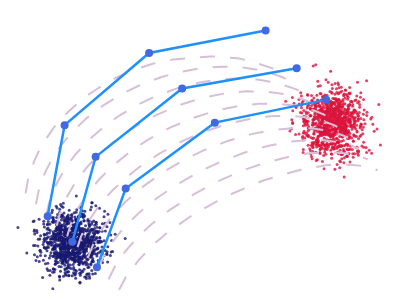

The notebook cell saved with this chart:
### Code cell
fig = go.Figure()
alpha_gt_points = 0.8
markersize_gt_points = 3
markersize_ODE = 8

D0_gt_samples = pi_0.sample([1000])
fig.add_trace(
    go.Scatter(
        x=D0_gt_samples[:, 0],
        y=D0_gt_samples[:, 1],
        mode="markers",
        name="initial noise",
        marker=dict(size=markersize_gt_points, opacity=alpha_gt_points, color="MidnightBlue"),
        showlegend=True,
        hovertemplate='(%{x:.3f}, %{y:.3f})<extra>%{fullData.name}</extra>'
    )
)
D1_gt_samples = pi_1.sample([1000])
fig.add_trace(
    go.Scatter(
        x=D1_gt_samples[:, 0],
        y=D1_gt_samples[:, 1],
        mode="markers",
        name="ground truth data",
        marker=dict(size=markersize_gt_points, opacity=alpha_gt_points, color="Crimson"),
        showlegend=True,
        hovertemplate='(%{x:.3f}, %{y:.3f})<extra>%{fullData.name}</extra>'
    )
)

# Plot GT ODE traj
gt_traj_list = [
    traj.detach().cpu().numpy() for traj in gt_traj
]
gt_traj_list = np.stack(gt_traj_list) # [timesteps, batch, 2]

all_line_x = []
all_line_y = []
for i in range(gt_traj_list.shape[1]):
    line_x = gt_traj_list[:, i, 0]
    line_y = gt_traj_list[:, i, 1]
    all_line_x.extend(line_x.tolist() + [np.nan])
    all_line_y.extend(line_y.tolist() + [np.nan])
fig.add_trace(
    go.Scatter(
        x=all_line_x,
        y=all_line_y,
        mode="lines",
        name=f"GT ODE traj",
        line=dict(dash="longdash", color="Thistle", width=2.), # dash: 'solid', 'dot', 'dash', 'longdash', 'dashdot', 'longdashdot'
        opacity=1.0,
        showlegend=True,
        # hovertemplate='(%{x:.3f}, %{y:.3f})<extra>%{fullData.name} traj</extra>'
        hoverinfo="skip",
    )
)


# Plot Euler traj, with dots at each discrete point, may add arrow
euler_traj_list = [
    traj.detach().cpu().numpy() for traj in euler_traj
]
euler_traj_list = np.stack(euler_traj_list) # [timesteps, batch, 2]

all_line_x = []
all_line_y = []
for i in range(euler_traj_list.shape[1]):
    line_x = euler_traj_list[:, i, 0]
    line_y = euler_traj_list[:, i, 1]
    all_line_x.extend(line_x.tolist() + [np.nan])
    all_line_y.extend(line_y.tolist() + [np.nan])
fig.add_trace(
    go.Scatter(
        x=all_line_x,
        y=all_line_y,
        mode="lines+markers",
        name=f"Euler sampler",
        line=dict(dash="solid", color="DodgerBlue", width=2.5), # dash: 'solid', 'dot', 'dash', 'longdash', 'dashdot', 'longdashdot'
        marker=dict(size=markersize_ODE, opacity=1.0, color="RoyalBlue"),
        showlegend=True,
        hovertemplate='(%{x:.3f}, %{y:.3f})<extra>%{fullData.name}</extra>',
        hoverinfo="skip",
    )
)

fig.update_xaxes(
	range=[-7, 5.2],
	showgrid=False,        
	griddash="solid",          
	showticklabels=False,      
	showline=False,            
	zeroline=False,           
	mirror=False,
	# dtick=dtick_x,
	# tick0=min_x,          
)

fig.update_yaxes(
	range=[-1.5, 7.2],
	showgrid=False,
	griddash="solid",
	showticklabels=False,
	showline=False,
	zeroline=False,
	mirror=False,
	# dtick=dtick_y,
	# tick0=min_y,
)

# 去掉所有 slider、frames、按钮，仅保留静态可视化
fig.update_layout(
	margin=dict(l=10, r=10, t=10, b=10),
	showlegend=False,
	height=300,
	width=400,
    template="plotly_white",
	# autosize=True,
)

fig.show()

### Figure 1 — Plotly figure (JSON) as saved in the notebook; plotly's stock layout.template omitted (floating-point values rounded to 4 significant figures; data arrays with more than 128 entries replaced by an {"elided": "..."} marker saying what was removed)
{"data": [{"hovertemplate": "(%{x:.3f}, %{y:.3f})<extra>%{fullData.name}</extra>", "marker": {"color": "MidnightBlue", "opacity": 0.8, "size": 3}, "mode": "markers", "name": "initial noise", "showlegend": true, "type": "scatter", "x": {"elided": "1000 float values"}, "y": {"elided": "1000 float values"}}, {"hovertemplate": "(%{x:.3f}, %{y:.3f})<extra>%{fullData.name}</extra>", "marker": {"color": "Crimson", "opacity": 0.8, "size": 3}, "mode": "markers", "name": "ground truth data", "showlegend": true, "type": "scatter", "x": {"elided": "1000 float values"}, "y": {"elided": "1000 float values"}}, {"hoverinfo": "skip", "line": {"color": "Thistle", "dash": "longdash", "width": 2}, "mode": "lines", "name": "GT ODE traj", "opacity": 1, "showlegend": true, "type": "scatter", "x": {"elided": "1020 float values"}, "y": {"elided": "1020 float values"}}, {"hoverinfo": "skip", "hovertemplate": "(%{x:.3f}, %{y:.3f})<extra>%{fullData.name}</extra>", "line": {"color": "DodgerBlue", "dash": "solid", "width": 2.5}, "marker": {"color": "RoyalBlue", "opacity": 1, "size": 8}, "mode": "lines+markers", "name": "Euler sampler", "showlegend": true, "type": "scatter", "x": [-5.791, -5.247, -2.534, 1.206, null, -5, -4.251, -1.473, 2.203, null, -4.209, -3.286, -0.4237, 3.152, null], "y": [0.7906, 3.622, 5.864, 6.561, null, 0, 2.636, 4.764, 5.387, null, -0.7906, 1.655, 3.7, 4.415, null]}], "layout": {"height": 300, "margin": {"b": 10, "l": 10, "r": 10, "t": 10}, "showlegend": false, "width": 400, "xaxis": {"griddash": "solid", "mirror": false, "range": [-7, 5.2], "showgrid": false, "showline": false, "showticklabels": false, "zeroline": false}, "yaxis": {"griddash": "solid", "mirror": false, "range": [-1.5, 7.2], "showgrid": false, "showline": false, "showticklabels": false, "zeroline": false}}}
